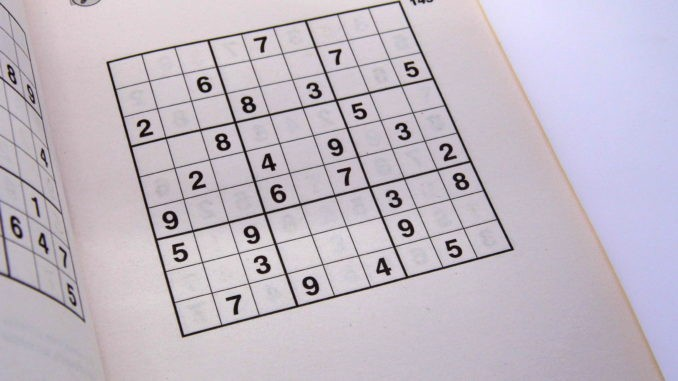
#> input picture Lab 7/Tutorials/Tutorial_2/sudoku_test.jpeg, 678 x 381 px
$ python sudoku_finder.py
#> lines starting #> are read from the running program, lines starting #| are printed output that depends on the picture; after the words box and inside, x2 and y2 are one past the last pixel; in counts of white or black regions, pixels touching at a corner belong together
# Import OpenCV
import cv2
import numpy as np
from PIL import Image
import pytesseract

# Read the image
image_url = "./sudoku_test.jpeg"
img = cv2.imread(image_url, 0)
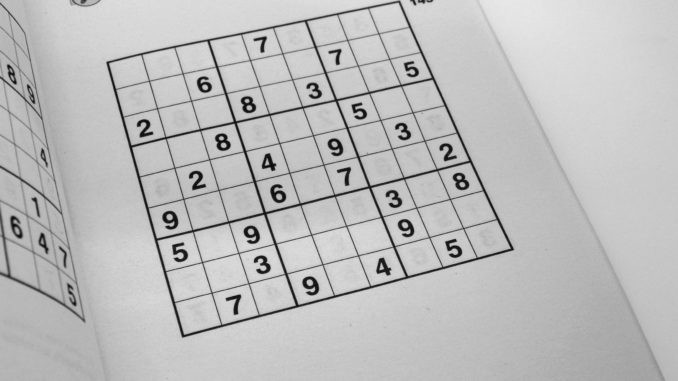
#> img: shape (381, 678); min 0, max 233, mean 188.7
# 0 is a simple alias for cv2.IMREAD_GRAYSCALE

# Preprocessing

# Add a Gaussian Blur to smoothen the noise
blur = cv2.GaussianBlur(img.copy(), (9, 9), 0)
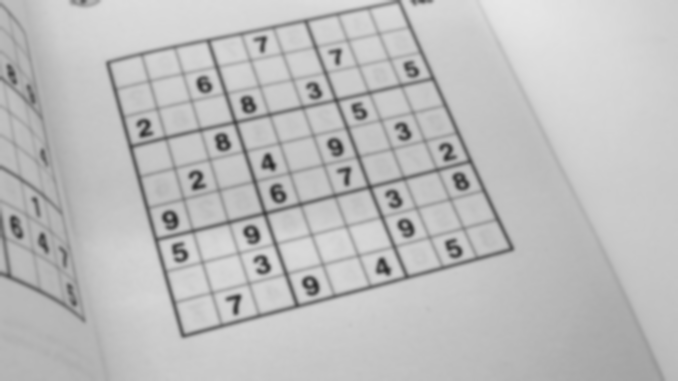
#> blur: shape (381, 678); min 37, max 231, mean 188.7
cv2.imwrite("Blur.png", blur)

# Threshold the image to get a binary image
thresh = cv2.threshold(blur, 0, 255, cv2.THRESH_BINARY | cv2.THRESH_OTSU)[1]
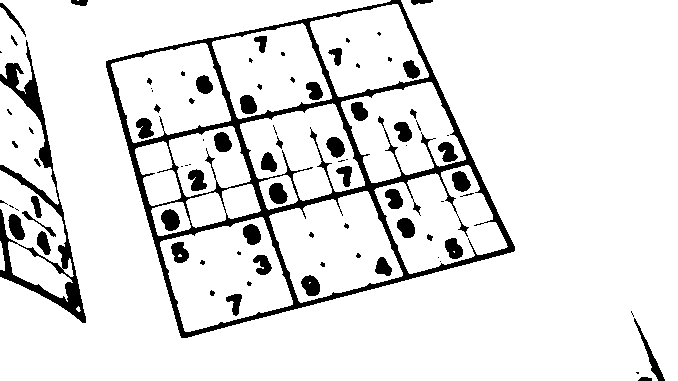
#> thresh: shape (381, 678); 89.9% white; 88 black regions (39 under 20 px), largest, box (x1, y1, x2, y2) and area: (106, 0, 515, 338) 13489, (0, 40, 86, 323) 3848, (634, 318, 665, 381) 325
cv2.imwrite("Threshold.png", thresh)

# Invert the image to swap the foreground and background
invert = 255 - thresh
cv2.imwrite("Inverted.png", invert)

# Dilate the image to join disconnected fragments
kernel = np.array([[0., 1., 0.], [1., 1., 1.], [0., 1., 0.]], np.uint8)
dilated = cv2.dilate(invert, kernel)
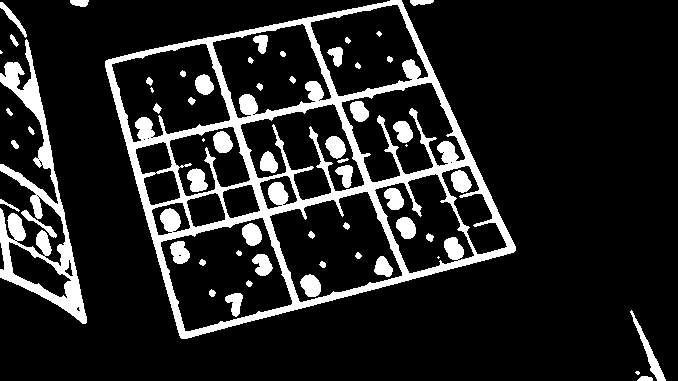
#> dilated: shape (381, 678); 13.9% white; 60 white regions (6 under 20 px)
cv2.imwrite("Dilated.png", dilated)

# Get contours
contours, hierarchy = cv2.findContours(dilated, cv2.RETR_EXTERNAL, cv2.CHAIN_APPROX_SIMPLE)
#> contours = 15 contours, 2 with area under 20; largest, box (x1, y1, x2, y2) and area: (105, 0, 516, 339) 91456, (0, 39, 87, 324) 6874, (630, 310, 666, 381) 397, (0, 2, 27, 38) 172, (21, 210, 57, 238) 160

# Find the largest 15 contours
contours = sorted(contours, key=cv2.contourArea, reverse=True)[:15]

# Find best polygon and get location
location = None

# Finds rectangular contour
for contour in contours:
    peri = cv2.arcLength(contour, True)
    approx = cv2.approxPolyDP(contour, 0.02*peri, True)
    if len(approx) == 4:
        location = approx
        break
#> this loop made 1 pass
#> (peri, location) on pass 1: (1297.4, [[401, 0], [105, 61], [181, 338], [515, 250]])

# Handle cases when no quadrilaterals are found
if type(location) != type(None):
    print("Corners of the contour are: ",location)
#| Corners of the contour are:  [[[401   0]]
#|  [[105  61]]
#|  [[181 338]]
#|  [[515 250]]]
else:
    print("No quadrilaterals found")

# Sudoku Specific: Transform a skewed quadrilateral
def get_perspective(img, location, height = 900, width = 900):
#> called with location = array of shape (4, 1, 2), height = 900, width = 900
    pts1 = np.float32([location[0], location[3], location[1], location[2]])
#> pts1 = [[401, 0], [515, 250], [105, 61], [181, 338]]
    pts2 = np.float32([[0, 0], [width, 0], [0, height], [width, height]])
    # Apply Perspective Transform Algorithm
    matrix = cv2.getPerspectiveTransform(pts1, pts2)
#> matrix = [[0.753, 3.65, -302], [-2.86, 1.3, 1146.3], [-7.56e-05, 0.000598, 1]]
    result = cv2.warpPerspective(img, matrix, (width, height))
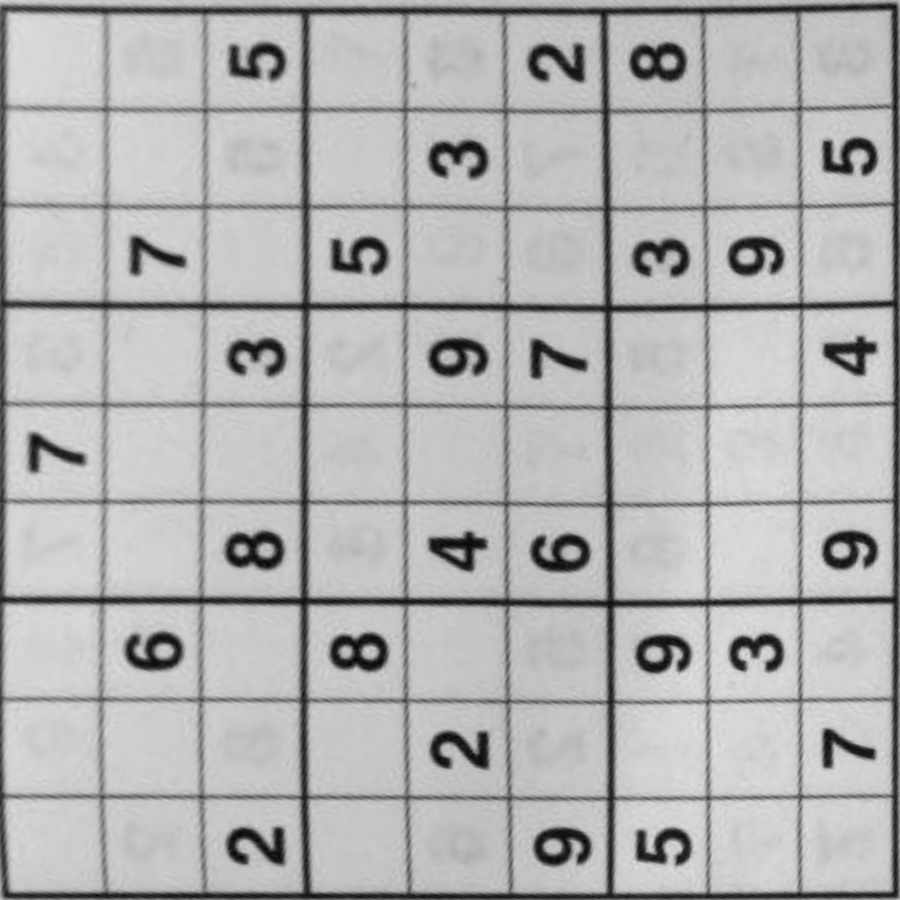
#> result: shape (900, 900); min 1, max 229, mean 178.8
    return result

if type(location) != type(None):
    result = get_perspective(img, location)
    result = cv2.rotate(result, cv2.ROTATE_90_CLOCKWISE)
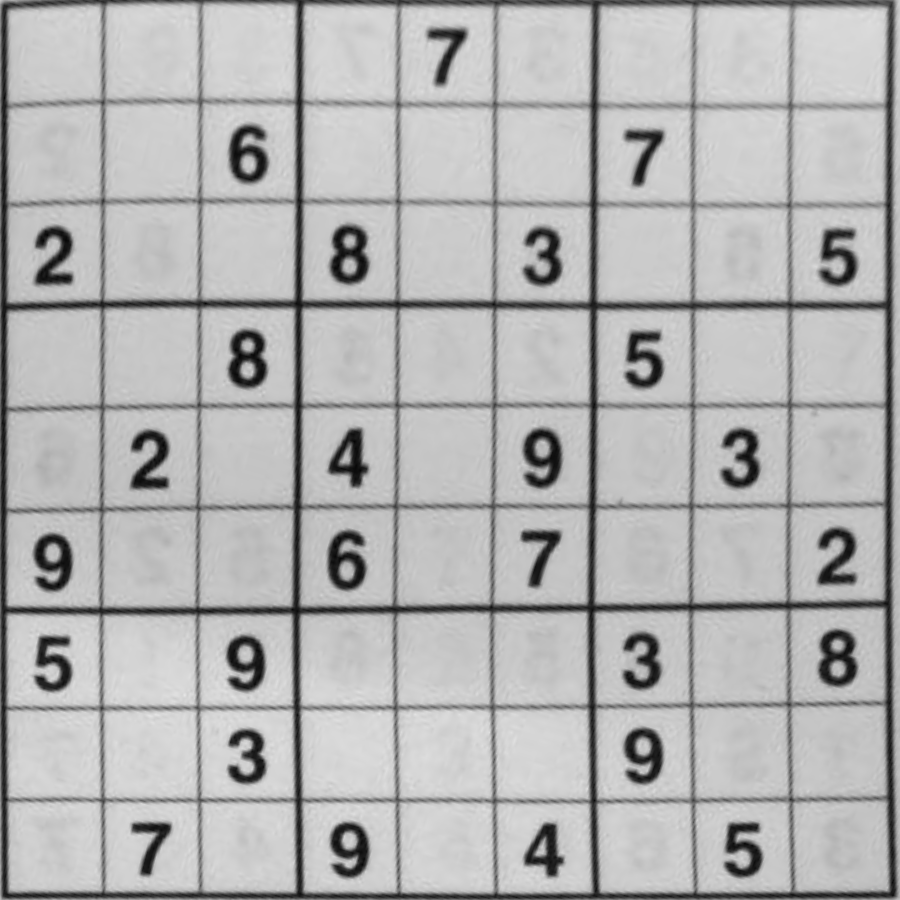
#> result: shape (900, 900); min 1, max 229, mean 178.8
    cv2.imwrite("Result.png", result)

# Split the board into 81 individual images
# Append the thresholded value of each box to get the output
def split_boxes(board, input_size=100):
#> called with input_size = 100
    rows = np.vsplit(board, 9)
#> rows = 9 items
    boxes = []
    for r in rows:
        cols = np.hsplit(r, 9)
        for box in cols:
            #box = cv2.resize(box, (input_size, input_size))/255.0
            boxes.append(box)
#> this loop made 9 passes
#> after the loop, boxes = 81 items
            #bThresh = cv2.threshold(box, 0, 255, cv2.THRESH_BINARY | cv2.THRESH_OTSU)[1]
            #oxes.append(bThresh)
    return boxes

ans = split_boxes(result)
#> ans = 81 items
# different for every computer
pytesseract.pytesseract.tesseract_cmd = r"C:\Program Files\Tesseract-OCR\tesseract.exe"

# Get text from each box
out = np.zeros((9,9))
for i in range(9):
    for j in range(9):
        # Get the text from each thresholded box
#> (the run stopped early here; a loop or call above may not have finished)
